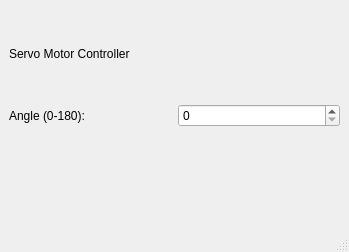
<?xml version="1.0" encoding="UTF-8"?>
<ui version="4.0">
 <class>MainWindow</class>
 <widget class="QMainWindow" name="MainWindow">
  <property name="geometry">
   <rect>
    <x>0</x>
    <y>0</y>
    <width>349</width>
    <height>252</height>
   </rect>
  </property>
  <property name="windowTitle">
   <string>MainWindow</string>
  </property>
  <widget class="QWidget" name="centralwidget">
   <layout class="QGridLayout" name="gridLayout_2">
    <item row="0" column="0">
     <layout class="QGridLayout" name="gridLayout">
      <item row="0" column="0" colspan="2">
       <widget class="QLabel" name="label">
        <property name="text">
         <string>Servo Motor Controller</string>
        </property>
       </widget>
      </item>
      <item row="1" column="0">
       <widget class="QLabel" name="label_2">
        <property name="text">
         <string>Angle (0-180):</string>
        </property>
       </widget>
      </item>
      <item row="1" column="1">
       <widget class="QSpinBox" name="spinBox">
        <property name="maximum">
         <number>180</number>
        </property>
       </widget>
      </item>
      <item row="2" column="0" colspan="2">
       <widget class="QLabel" name="label_3">
        <property name="text">
         <string/>
        </property>
       </widget>
      </item>
     </layout>
    </item>
   </layout>
  </widget>
  <widget class="QMenuBar" name="menubar">
   <property name="geometry">
    <rect>
     <x>0</x>
     <y>0</y>
     <width>349</width>
     <height>24</height>
    </rect>
   </property>
  </widget>
  <widget class="QStatusBar" name="statusbar"/>
 </widget>
 <resources/>
 <connections>
  <connection>
   <sender>spinBox</sender>
   <signal>editingFinished()</signal>
   <receiver>label_3</receiver>
   <slot>clear()</slot>
   <hints>
    <hint type="sourcelabel">
     <x>194</x>
     <y>123</y>
    </hint>
    <hint type="destinationlabel">
     <x>148</x>
     <y>157</y>
    </hint>
   </hints>
  </connection>
 </connections>
</ui>
